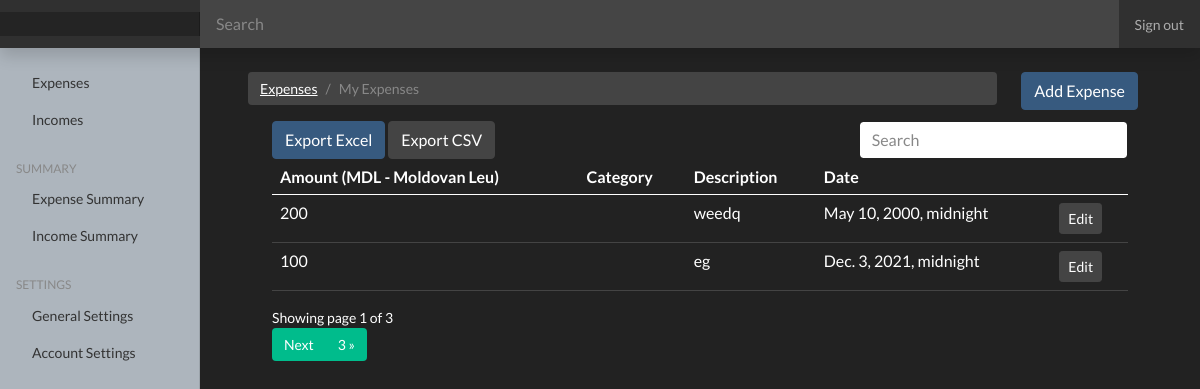
Screenshot of / (signed in) with the database file from the repository.
### userpreferences/models.py (models this page shows, shortened)
class UserPreference(models.Model):
    user = models.OneToOneField(to=User, on_delete=models.CASCADE)
    currency = models.CharField(max_length=255, blank=True, null=True)

### expenses/models.py (models this page shows, shortened)
class Expense(models.Model):
    amount= models.IntegerField()
    date= models.DateTimeField(default=now, blank=True, null=True)
    description= models.TextField()
    owner= models.ForeignKey(to=User, on_delete=models.CASCADE)
    category= models.CharField(max_length=255)
    class Meta:
        ordering: ['-date']

### expenses/views.py (the view)
# urls.py: path('', views.index, name='expenses'),
@login_required(login_url='/authentication/login')
def index(request):
    categories= Category.objects.all()
    expenses= Expense.objects.filter(owner=request.user)
    paginator= Paginator(expenses,2)
    page_num= request.GET.get('page')
    page_obj= Paginator.get_page( paginator ,page_num)
    currency = UserPreference.objects.get(user=request.user).currency
    context={
        'expenses':expenses,
        'page_obj': page_obj,
        'currency': currency,
    }
    return render(request,'expenses/index.html', context)

### templates/expenses/index.html (shortened to what this page needs)
{% extends 'base.html' %}
{% load static %}
{% block content %}
<div class="container mt-4">
  <div class="row">
    <div class="col-md-10">
      <nav aria-label="breadcrumb">
        <ol class="breadcrumb">
          <li class="breadcrumb-item">
            <a href="">Expenses</a>
          </li>
          <li class="breadcrumb-item active" aria-current="page">
            My Expenses
          </li>
        </ol>
      </nav>
    </div>
    <div class="col-md-2">
      <a href="{% url 'add-expense'%}" class="btn btn-primary">Add Expense</a>
    </div>
  </div>
  <div class="container">
    {% include 'partials/_messages.html' %} {% if expenses.count %}
    <div class="row">
      <div class="col-md-8">
        <a href="{% url 'export-excel' %}" class="btn btn-primary">Export Excel</a>
        <a href="{% url 'export-csv' %}" class="btn btn-secondary">Export CSV</a>
      </div>
      <div class="col-md-4">
        <div class="form-group">
          <input type="text" class="form-control" id="searchField" placeholder="Search">
        </div>
      </div>
    </div>
<div class="app-table">
  <table class="table table-stripped table-hover">
    <thead>
      <tr>
        <th>Amount ({{currency}})</th>
        <th>Category</th>
        <th>Description</th>
        <th>Date</th>
        <th></th>
      </tr>
    </thead>
    <tbody>
      {% for expense in page_obj%}
      <tr>
        <td>{{expense.amount}}</td>
        <td>{{expense.categories}}</td>
        <td>{{expense.description}}</td>
        <td>{{expense.date}}</td>
        <td>
          <a
            href="{% url 'edit-expense' expense.id  %}"
            class="btn btn-secondary btn-sm"
            >Edit</a
          >
        </td>
      </tr>
      {% endfor %}
    </tbody>
  </table>
</div>
    <div class="pagination-container">
    <div class="">
      Showing page {{page_obj.number}} of {{ page_obj.paginator.num_pages }}
    </div>
    <ul class="pagination align-right float-right mr-auto">
      {% if page_obj.has_next %}
      <li class="page-item"> <a class="page-link" href="?page={{ page_obj.next_page_number }}">Next</a></li>
      <li class="page-item"> <a class="page-link" href="?page={{ page_obj.paginator.num_pages }}">{{ page_obj.paginator.num_pages}} &raquo;</a></li>
      {% endif %}
      </ul>
    {% endif %}
  </div>
</div>
</div>
{% endblock content %}

### templates/base.html (shortened to what this page needs)
{% load static %}
<html lang="en">
  <head>
    <link href="{% static 'css/bootstrap.min.css' %}" rel="stylesheet">
    <link href="{% static 'css/dashboard.css' %}" rel="stylesheet">
  </head>
<body>
<header class="navbar navbar-dark sticky-top bg-dark flex-md-nowrap p-0 shadow">
  <a class="navbar-brand col-md-3 col-lg-2 me-0 px-3" href="#"></a>
  <input class="form-control form-control-dark w-100" type="text" placeholder="Search" aria-label="Search">
  <ul class="navbar-nav px-3">
    <li class="nav-item text-nowrap">
      <a class="nav-link" href="{% url 'logout' %}">Sign out</a>
    </li>
  </ul>
</header>
<div class="container-fluid">
  <div class="row">
      {% include 'partials/_sidebar.html' %}
    <main class="col-md-9 ms-sm-auto col-lg-10 px-md-4">
      {% block content %}
      {% endblock %}
    </main>
  </div>
</div>
</body>
</html>

### templates/partials/_sidebar.html (shortened to what this page needs)
{% load static %}
<nav id="sidebarMenu" class="col-md-3 col-lg-2 d-md-block bg-light sidebar collapse">
  <div class="position-sticky pt-3">
    <ul class="nav flex-column">
      <li class="nav-item">
        <a class="nav-link" href="{% url 'expenses' %}">
          Expenses
        </a>
      </li>
      <li class="nav-item">
        <a class="nav-link" href="{% url 'income' %}">
          Incomes
        </a>
      </li>
    </ul>
    <h6 class="sidebar-heading d-flex justify-content-between align-items-center px-3 mt-4 mb-1 text-muted">
      <span>Summary</span>
    </h6>
    <ul class="nav flex-column mb-2">
      <li class="nav-item">
        <a class="nav-link" href="{% url 'stats' %}">
          Expense Summary
        </a>
      </li>
      <li class="nav-item">
        <a class="nav-link" href="{% url 'income-stats' %}">
          Income Summary
        </a>
      </li>
    </ul>
    <h6 class="sidebar-heading d-flex justify-content-between align-items-center px-3 mt-4 mb-1 text-muted">
      <span>Settings</span>
    </h6>
    <ul class="nav flex-column mb-2">
      <li class="nav-item">
        <a class="nav-link" href="{% url 'preferences' %}">
          General Settings
        </a>
      </li>
      <li class="nav-item">
        <a class="nav-link" href="#">
          Account Settings
        </a>
      </li>
    </ul>
  </div>
</nav>

### expenseswebsite/static/css/dashboard.css (style rules this page uses)
body { font-size: .875rem; }
.sidebar { position: fixed; top: 0; bottom: 0; left: 0; z-index: 100; padding: 48px 0 0; box-shadow: inset -1px 0 0 rgba(0, 0, 0, .1); }
.sidebar .nav-link { font-weight: 500; color: #333; }
.sidebar-heading { font-size: .75rem; text-transform: uppercase; }
.navbar-brand { padding-top: .75rem; padding-bottom: .75rem; font-size: 1rem; background-color: rgba(0, 0, 0, .25); box-shadow: inset -1px 0 0 rgba(0, 0, 0, .25); }
.navbar .form-control { padding: .75rem 1rem; border-width: 0; border-radius: 0; }
.form-control-dark { color: #fff; background-color: rgba(255, 255, 255, .1); border-color: rgba(255, 255, 255, .1); }

### rows the page displays
UserPreference: currency "MDL - Moldovan Leu"
Expense: amount "200", description "weedq", date "May 10, 2000, midnight"
Expense: amount "100", description "eg", date "Dec. 3, 2021, midnight"

### other values shown
{{ page_obj.number }} "1"
{{ page_obj.paginator.num_pages }} "3"
